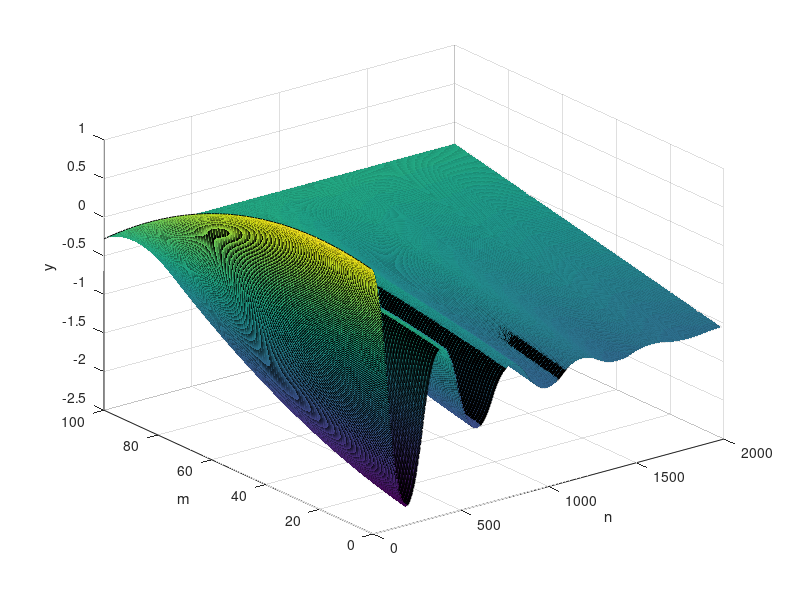
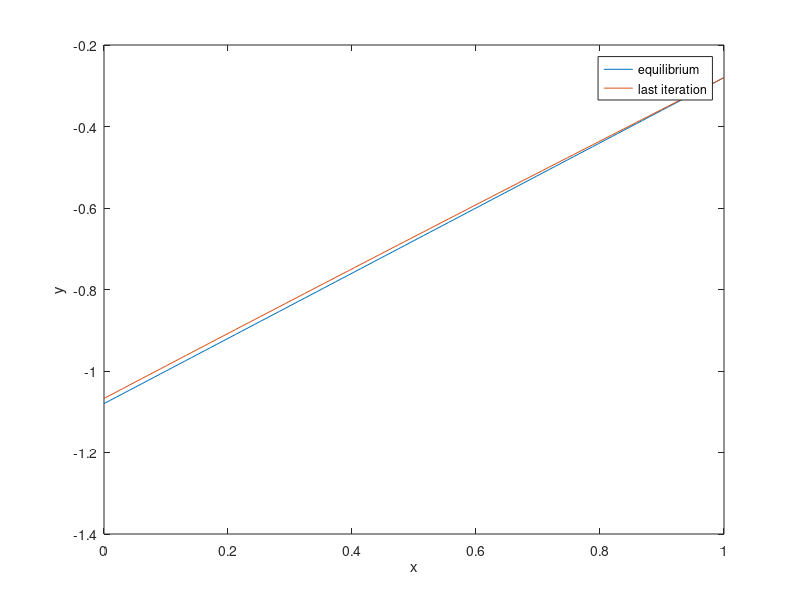
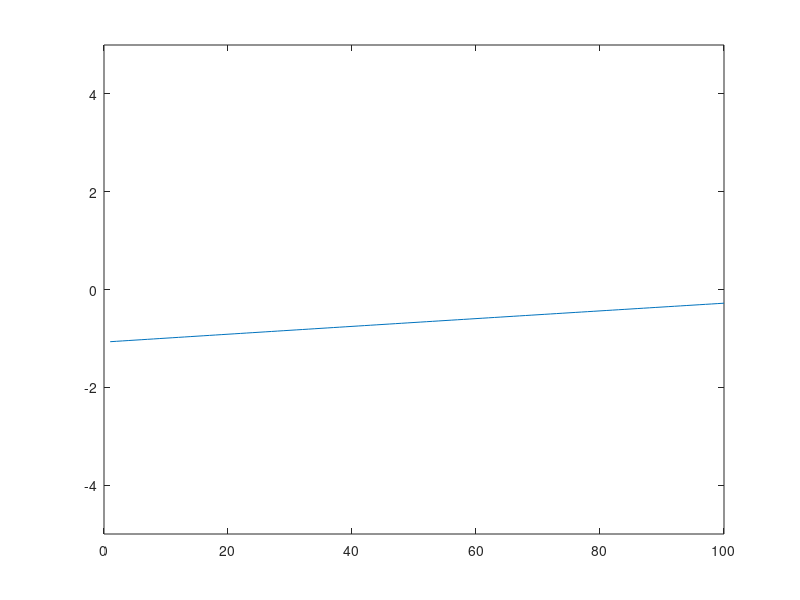

Here is the MATLAB script that generated these plots, in order:
% Constants start

% Linear mass density (u)
linear_mass_density = 0.01;

% Tension force (T)
tension_force = 100;

% viscous damping coefficent [N*s/m]
b = 0.5;

% String length (L)
string_length = 1;

%Matrix
M = 100;
N = 2000;

% Constants end

beta = b / 2 / linear_mass_density;
x = linspace(0, string_length, M)';
velocity = sqrt(tension_force / linear_mass_density);
dx = x(2) - x(1);
dt = dx / velocity;
p = (velocity * dt / dx)^2;
q = 1 + beta * dt;
u = 1 - beta * dt;

% boundary conditions
% (l, r) Dirichlet condition
% (h, k) Neumann condition

% Neumann - Dirichlet

s = -2 * x.^2 + 0.8 * x + 0.92;
g = sin(x * 2 * pi);
h = 0.8 * ones(1, N);
r = -0.28 * ones(1, N);

f(:, 1) = s;
f(1, 2) = p * (f(2, 1) - f(1, 1) - dx * h(1)) + f(1, 1) +u * dt * g(1);
f(2:M - 1, 2) = p / 2 * (f(3:M, 1) - 2 * f(2:M - 1, 1) + f(1:M - 2, 1)) + f(2:M - 1, 1) + u * dt * g(2:M - 1);
f(M, 2) = r(2);

for n = 2:N - 1
    f(1, n + 1) = 2 * p / q * (f(2, n) - f(1, n) - dx * h(n)) + 2 / q * f(1, n) - u / q * f(1, n - 1);
    f(2:M - 1, n + 1) = p / q * (f(3:M, n) - 2 * f(2:M - 1, n) + f(1:M - 2, n)) + 2 / q * f(2:M - 1, n) - u / q * f(2:M - 1, n - 1);
    f(M, n + 1) = r(n + 1);
end

plot_x = 0:1 / (M - 1):1;
plot_y = 0:1 / (M - 1):1;

figure(1)
surf(f);
zlabel('y');
xlabel('n');
ylabel('m');

% damping must be different than 0
figure(2)
plot(plot_x, h(1) * plot_x + (r(1) - h(1)), plot_y, f(:, N));
legend({'equilibrium', 'last iteration'})
xlabel('x');
ylabel('y');

X = 1:M;
fig = figure(3);
axh = axes('Parent', fig);
i = 1;
ph = plot(axh, X, f(:, i));
xlim([0 M]);
ylim([-5 5]);

while i < N
    i = i + 1;
    set(ph, 'YData', f(:, i));
    pause(0.1)
end
